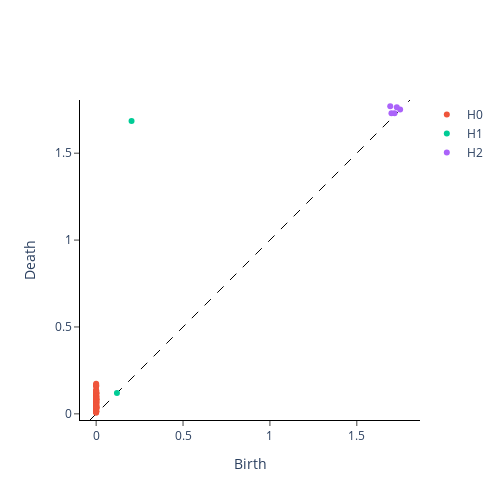

Notebook cell for this chart:
### Code cell
from gtda.plotting import plot_diagram

i = 0
plot_diagram(diagrams[i])
